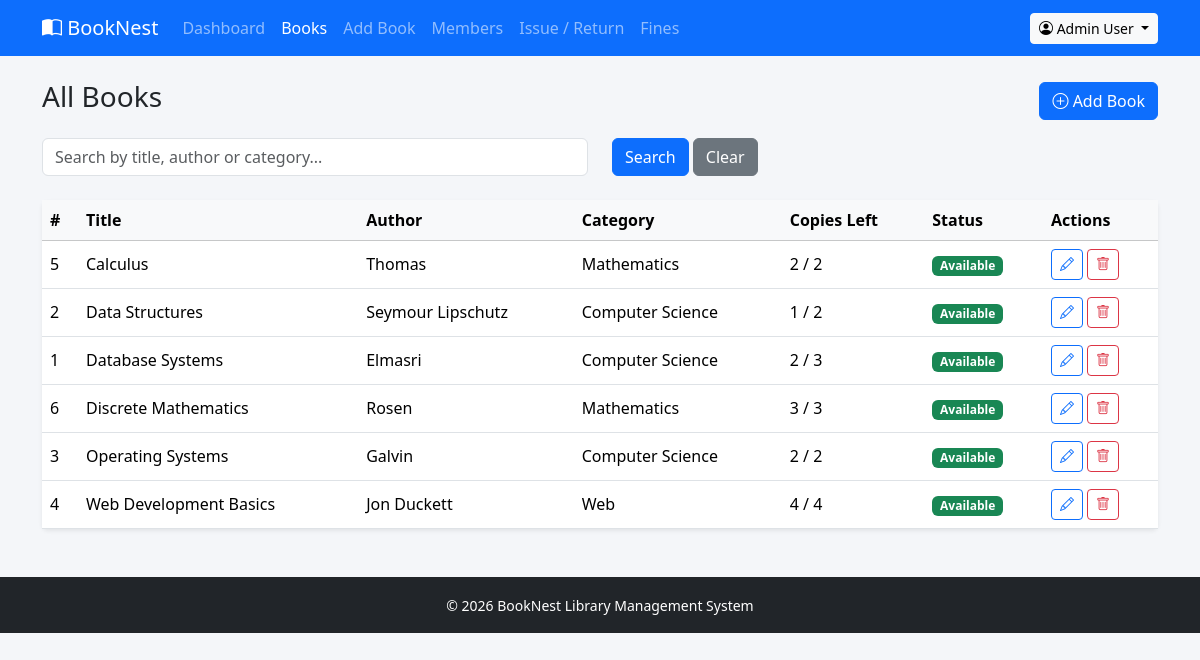
The app's page /books.php (signed in) with its own data.
### tables this page shows
CREATE TABLE books (
  id INT AUTO_INCREMENT PRIMARY KEY,
  title VARCHAR(150) NOT NULL,
  author VARCHAR(100) NOT NULL,
  isbn VARCHAR(20),
  category VARCHAR(50) NOT NULL,
  total_copies INT NOT NULL DEFAULT 1,
  available_copies INT NOT NULL DEFAULT 1,
  description TEXT,
  created_at TIMESTAMP DEFAULT CURRENT_TIMESTAMP
);

### includes/auth.php (called while the page is built, shortened)
<?php
function e($text) {
    return htmlspecialchars($text, ENT_QUOTES, 'UTF-8');
}
function isAdmin() {
    return isset($_SESSION['role']) && $_SESSION['role'] == 'admin';
}

### books.php (the view, shortened to what this page needs)
<?php
require_once "includes/auth.php";
$search = trim($_GET['q'] ?? "");
if ($search != "") {
    $like = "%" . $search . "%";
    $stmt = $conn->prepare("SELECT * FROM books WHERE title LIKE ? OR author LIKE ? OR category LIKE ? ORDER BY title");
    $stmt->bind_param("sss", $like, $like, $like);
} else {
    $stmt = $conn->prepare("SELECT * FROM books ORDER BY title");
}
$stmt->execute();
$books = $stmt->get_result();
include "includes/header.php";
?>
  <div class="container mt-4">
    <div class="d-flex flex-wrap justify-content-between align-items-center mb-3">
      <h3>All Books</h3>
      <?php if (isAdmin()) { ?>
        <a href="add-book.php" class="btn btn-primary"><i class="bi bi-plus-circle"></i> Add Book</a>
      <?php } ?>
    </div>
    <form method="GET" action="books.php" class="row mb-3">
      <div class="col-md-6 mb-2">
        <input type="text" name="q" class="form-control" placeholder="Search by title, author or category..." value="<?php echo e($search); ?>">
      </div>
      <div class="col-md-6 mb-2">
        <button type="submit" class="btn btn-primary">Search</button>
        <a href="books.php" class="btn btn-secondary">Clear</a>
      </div>
    </form>
    <div class="card shadow-sm">
      <div class="table-responsive">
        <table class="table table-hover align-middle mb-0">
          <thead class="table-light">
            <tr>
              <th>#</th><th>Title</th><th>Author</th><th>Category</th><th>Copies Left</th><th>Status</th>
              <?php if (isAdmin()) { echo "<th>Actions</th>"; } ?>
            </tr>
          </thead>
          <tbody>
            <?php while ($book = $books->fetch_assoc()) { ?>
              <tr>
                <td><?php echo $book['id']; ?></td>
                <td><?php echo e($book['title']); ?></td>
                <td><?php echo e($book['author']); ?></td>
                <td><?php echo e($book['category']); ?></td>
                <td><?php echo $book['available_copies'] . " / " . $book['total_copies']; ?></td>
                <td>
                  <?php if ($book['available_copies'] > 0) { ?>
                    <span class="badge bg-success">Available</span>
                  <?php } else { ?>
                    <span class="badge bg-warning text-dark">All Issued</span>
                  <?php } ?>
                </td>
                <?php if (isAdmin()) { ?>
                  <td>
                    <a href="edit-book.php?id=<?php echo $book['id']; ?>" class="btn btn-sm btn-outline-primary"><i class="bi bi-pencil"></i></a>
                    <form method="POST" action="delete-book.php" class="d-inline" onsubmit="return confirmDelete('this book')">
                      <button type="submit" class="btn btn-sm btn-outline-danger"><i class="bi bi-trash"></i></button>
                    </form>
                  </td>
                <?php } ?>
              </tr>
            <?php } ?>
          </tbody>
        </table>
      </div>
    </div>
  </div>
<?php include "includes/footer.php"; ?>

### css/style.css (style rules this page uses)
body { background-color: #f4f6f9; min-height: 100vh; }
.card { border: none; }

### records on screen
books: id "5", title "Calculus", author "Thomas", category "Mathematics", available_copies "2", total_copies "2", shows "Available"
books: id "2", title "Data Structures", author "Seymour Lipschutz", category "Computer Science", available_copies "1", total_copies "2", shows "Available"
books: id "1", title "Database Systems", author "Elmasri", category "Computer Science", available_copies "2", total_copies "3", shows "Available"
books: id "6", title "Discrete Mathematics", author "Rosen", category "Mathematics", available_copies "3", total_copies "3", shows "Available"
books: id "3", title "Operating Systems", author "Galvin", category "Computer Science", available_copies "2", total_copies "2", shows "Available"
books: id "4", title "Web Development Basics", author "Jon Duckett", category "Web", available_copies "4", total_copies "4", shows "Available"

### other values on screen
$label "Dashboard Books Add Book Members Issue / Return Fines"
$_SESSION['user_name'] "Admin User"
